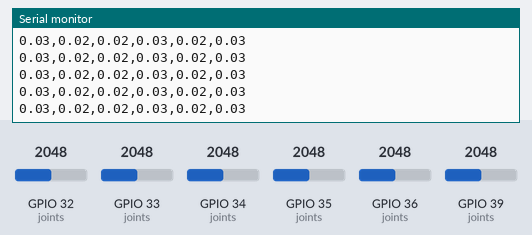
A sketch run on a simulated ESP32. On the bench: the last lines printed to the serial monitor. Inputs (shaded band) come from the test bench; at power-on: GPIO 32 (joints) = 2048, GPIO 33 (joints) = 2048, GPIO 34 (joints) = 2048, GPIO 35 (joints) = 2048, GPIO 36 (joints) = 2048, GPIO 39 (joints) = 2048 (analog values on the 0–4095 scale).

Above: at 1.4 s.
1.5 s: GPIO 32 (joints) set to 2866
At 2.4 s:
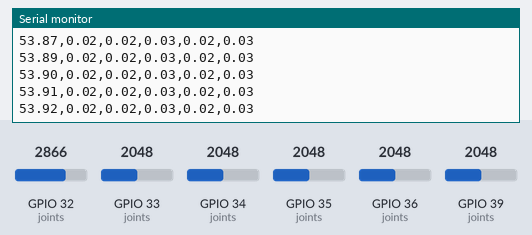
3.0 s: GPIO 33 (joints) set to 2866
At 4.0 s:
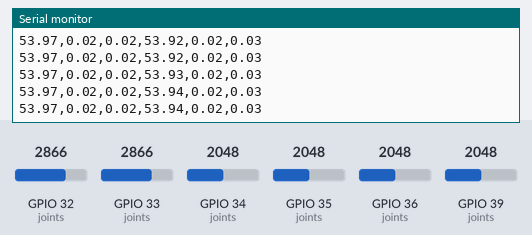
4.5 s: GPIO 34 (joints) set to 2866
At 5.6 s:
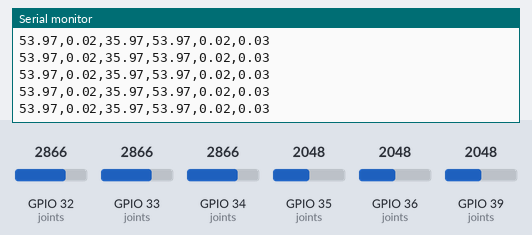
6.0 s: GPIO 35 (joints) set to 2866
At 7.0 s:
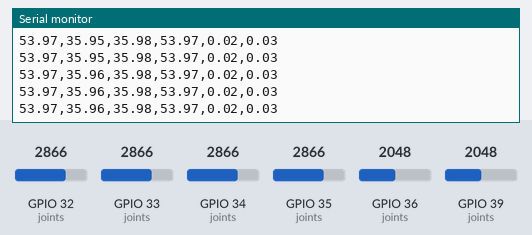
7.5 s: GPIO 36 (joints) set to 2866
At 8.2 s:
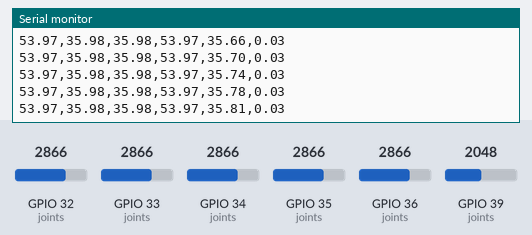
9.0 s: GPIO 39 (joints) set to 2866
At 10.1 s:
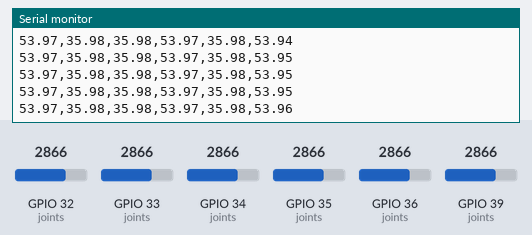
Timing chart, 0 to 11.5 s (numbered marks = the images above; inputs shaded):
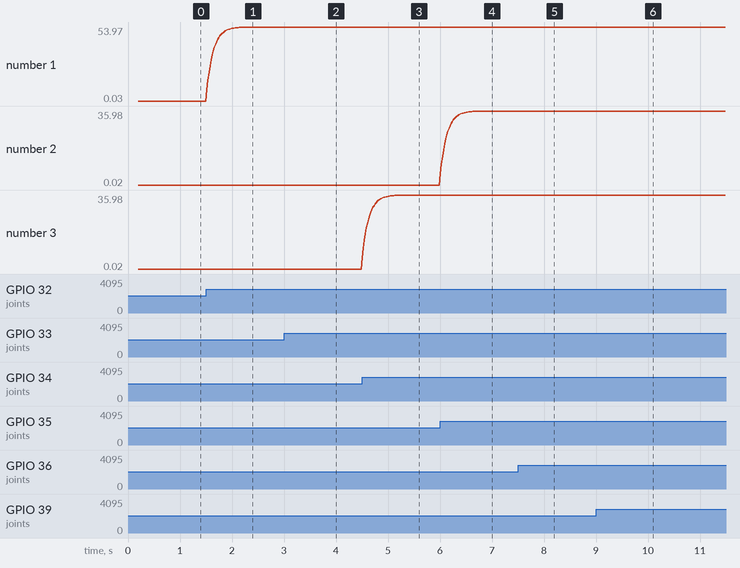

Measured:
- after the input at 1.5 s, the serial monitor: prints a new line at once (image 1)
- after the input at 3.0 s, the serial monitor: prints a new line at once (image 2)
- plotted number 1: 0.03 → 53.97 after the input at 1.5 s

The sketch:

d1_jointangles_csv.ino
```cpp
/*
  ESP32 6-DOF Potentiometer Reader
  Outputs CSV joint angles (degrees) for ROS bridge

  Format:
  j0,j1,j2,j3,j4,j5\n
*/

#include <Arduino.h>

struct Joint {
  int   pin;
  float minDeg;
  float maxDeg;
  float filtered;
};

// --------------------
// Joint configuration
// --------------------
Joint joints[] = {
  {32, -135.0f,  135.0f, 0},  // Joint 0
  {35,  -90.0f,   90.0f, 0},  // Joint 1
  {34,  -90.0f,   90.0f, 0},  // Joint 2
  {33, -135.0f,  135.0f, 0},  // Joint 3
  {36,  -90.0f,   90.0f, 0},  // Joint 4 (VP)
  {39, -135.0f,  135.0f, 0},  // Joint 5 (VN)
};

const int   N_JOINTS = 6;
const float alpha   = 0.15f;    // smoothing (0–1)
const int   hz      = 50;       // output rate
const int   period_ms = 1000 / hz;

// --------------------
// Helper
// --------------------
float adcToDeg(float adc, float minDeg, float maxDeg) {
  float norm = adc / 4095.0f;   // 0–1
  return minDeg + norm * (maxDeg - minDeg);
}

// --------------------
// Arduino lifecycle
// --------------------
void setup() {
  Serial.begin(115200);
  delay(200);

  analogReadResolution(12);        // 0–4095
  analogSetAttenuation(ADC_11db);  // ~0–3.3V

  // Initialize filters
  for (int i = 0; i < N_JOINTS; i++) {
    joints[i].filtered = analogRead(joints[i].pin);
  }
}

void loop() {
  float angles[N_JOINTS];

  // Read + filter + map
  for (int i = 0; i < N_JOINTS; i++) {
    int raw = analogRead(joints[i].pin);

    joints[i].filtered =
      (1.0f - alpha) * joints[i].filtered + alpha * raw;

    angles[i] = adcToDeg(
      joints[i].filtered,
      joints[i].minDeg,
      joints[i].maxDeg
    );
  }

  // CSV output (ROS-friendly)
  Serial.printf(
    "%.2f,%.2f,%.2f,%.2f,%.2f,%.2f\n",
    angles[0], angles[1], angles[2],
    angles[3], angles[4], angles[5]
  );

  delay(period_ms);
}
```
